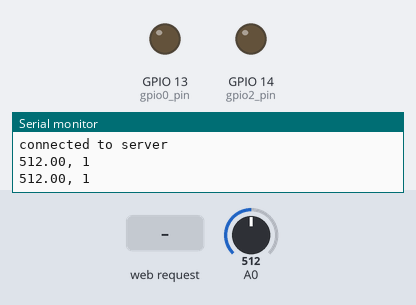
Simulated run of this sketch. Board: ESP8266 (NodeMCU). Parts: output pins drawn as LEDs (lit = HIGH), the last lines printed to the serial monitor. Inputs (shaded band) come from the test bench; at power-on: A0 = 512. WiFi joins after 1.5 s; servers stay silent unless stated.

Above: at 13.7 s.
13.8 s: HTTP request GET /socket1On received
At 14.4 s:
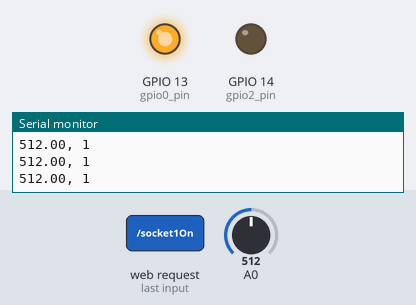
15.3 s: HTTP request GET /socket2On received
At 16.6 s:
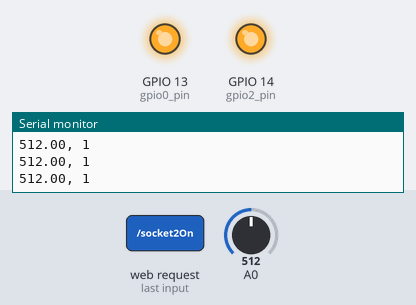
16.9 s: HTTP request GET /socket1Off received
At 18.0 s:
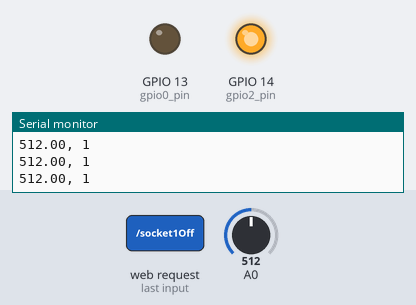
18.5 s: HTTP request GET /socket2Off received
At 19.3 s:
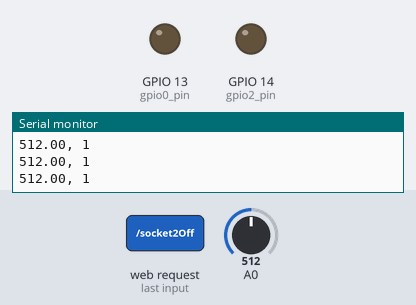
Timing chart, 0 to 21.1 s (numbered marks = the images above; inputs shaded):
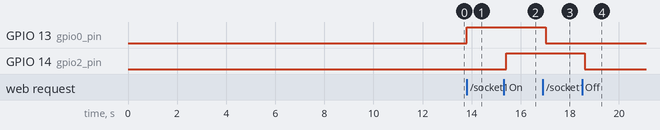

The sketch:

task0.ino
```cpp
//#include <ESP8266HTTPClient.h>
#include <ESP8266WiFi.h>
#include <WiFiClient.h>
#include <ESP8266WebServer.h>
#include <ESP8266mDNS.h>
//#include <SPI.h>
//#include <Ethernet.h>


//const char* ssid     = "LINKDSL-josephhalim";
//const char* password = "23121973janet";
//const char* ssid     = "BME Students Lab 1 (2.4)";
const char* ssid     = "BME Students (2.4)";
const char* password = "mybmewifi";
//const char ser[] = "192.168.1.2";


ESP8266WebServer server(80);
WiFiClient client;
MDNSResponder mdns; //multicast Domain Name System


float humidity, temp_f;  // Values read from sensor
String webPage = "";

int gpio0_pin = 13;
int gpio2_pin = 14;
int f =0;
// Generally, you should use "unsigned long" for variables that hold time
//unsigned long previousMillis = 0;        // will store last temp was read
//const long interval = 2000;              // interval at which to read sensor


void setup(void)
{
  webPage += "<h1>ESP8266 Web Server</h1><p>Socket #1 <a href=\"socket1On\"><button>ON</button></a>&nbsp;<a href=\"socket1Off\"><button>OFF</button></a></p>";
  webPage += "<p>Socket #2 <a href=\"socket2On\"><button>ON</button></a>&nbsp;<a href=\"socket2Off\"><button>OFF</button></a></p>";
  // preparing GPIOs
  pinMode(gpio0_pin, OUTPUT);
  digitalWrite(gpio0_pin, LOW);
  pinMode(gpio2_pin, OUTPUT);
  digitalWrite(gpio2_pin, LOW);

  Serial.begin(115200);  //baude rate .... Serial connection from ESP-01 via 3.3v console cable
  //dht.begin();           // initialize temperature sensor
  delay(1000);
 Serial.println("Hii ");
  // Connect to WiFi network
  WiFi.begin(ssid, password);
  Serial.print("\n\r \n\rWorking to connect");

  // Wait for connection
  while (WiFi.status() != WL_CONNECTED) {
    delay(500);
    Serial.print(".");
  }

  Serial.print("Connected to ");
  Serial.println(ssid);
  Serial.print("IP address: ");
  Serial.println(WiFi.localIP());
  if (mdns.begin("esp8266", WiFi.localIP())) {
    Serial.println("MDNS responder started");
  }
 server.on("/", [](){
    server.send(200, "text/html", webPage);
  });
  server.on("/socket1On", [](){
    server.send(200, "text/html", webPage);
    digitalWrite(gpio0_pin, HIGH);
    delay(1000);
  });
  server.on("/socket1Off", [](){
    server.send(200, "text/html", webPage);
    digitalWrite(gpio0_pin, LOW);
    delay(1000);
  });
  server.on("/socket2On", [](){
    server.send(200, "text/html", webPage);
    digitalWrite(gpio2_pin, HIGH);
    delay(1000);
  });
  server.on("/socket2Off", [](){
    server.send(200, "text/html", webPage);
    digitalWrite(gpio2_pin, LOW);
    delay(1000);
  });
  server.begin();
  Serial.println("HTTP server started");


  delay(10000);


}

void loop(void)
{
  // Wait a few seconds between measurements.
  delay(100);

  f = f+1 ;
  temp_f = analogRead(A0);
  Serial.println( String(temp_f)+", 1");


    server.handleClient();
    if ( f <3 ){Serial.println("\nStarting connection to server..."); }


  if (client.connect("192.168.0.106", 80)) {
    if ( f <3 ){Serial.println("connected to server");}

    client.print("GET /write_data.php?"); // This
    client.print("value="); // This
    client.print(temp_f); // And this is what we did in the testing section above. We are making a GET request just like we would from our browser but now with live data from the sensor
    client.println(" HTTP/1.1"); // Part of the GET request
    client.println("Host: 127.0.0.1"); // IMPORTANT: If you are using XAMPP you will have to find out the IP address of your computer and put it here
    client.println("Connection: close"); // Part of the GET request telling the server that we are over transmitting the message
    client.println(); // Empty line
    client.println(); // Empty line
    client.stop();    // Closing connection to server
    }
    else {
    // If Arduino can't connect to the server (your computer or web page)
    Serial.println("--> connection failed\n");
  }

  //delay(10000);
}
```

Measured:
- after the input at 13.8 s, GPIO 13 (gpio0_pin): LOW → HIGH at once
- after the input at 15.3 s, GPIO 14 (gpio2_pin): LOW → HIGH after 0.11 s
- after the input at 16.9 s, GPIO 13 (gpio0_pin): HIGH → LOW after 0.11 s
- after the input at 18.5 s, GPIO 14 (gpio2_pin): HIGH → LOW after 0.11 s
